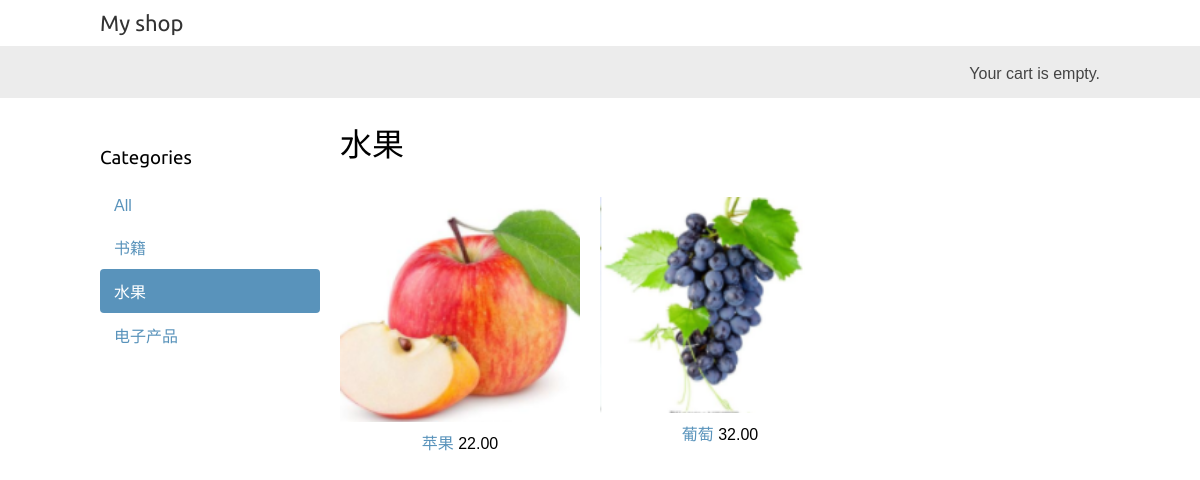
Page /2/ on the committed database.
### shop/models.py (models this page shows, shortened)
class Category(models.Model):
    name = models.CharField(max_length=200,db_index=True)
    slug = models.SlugField(max_length=200,db_index=True,unique=True)
    class Meta:
        ordering = ('name',)
        verbose_name = 'category'
        verbose_name_plural = 'categories'
    def get_absolute_url(self):
        return reverse('shop:product_list_by_category',args=[self.slug])

class Product(models.Model):
    category = models.ForeignKey(Category,related_name='products')
    name = models.CharField(max_length=200,db_index=True)
    slug = models.SlugField(max_length=200,db_index=True)
    image = models.ImageField(upload_to="products/%Y/%m/%d",blank=True)
    description = models.TextField(blank=True)
    price = models.DecimalField(max_digits=10,decimal_places=2)
    stock = models.PositiveIntegerField()
    available = models.BooleanField(default=True)
    created = models.DateTimeField(auto_now_add=True)
    updated = models.DateTimeField(auto_now=True)
    class Meta:
        ordering = ('name',)
        index_together = (('id','slug'),)
    def get_absolute_url(self):
        return reverse('shop:product_detail',args=[self.id,self.slug])

### shop/views.py (the view)
# urls.py: url(r'^(?P<category_slug>[-\w]+)/$',views.product_list,name='product_list_by_category'),
def product_list(request,category_slug=None):
    category = None
    categories = Category.objects.all()
    products = Product.objects.filter(available=True)
    if category_slug:
        category = get_object_or_404(Category,slug=category_slug)
        products = products.filter(category=category)
    return render(request,'shop/product/list.html',{'category':category,'categories':categories,'products':products})

### cart/cart.py (called while the page is built)
    def __len__(self):
        return sum(item['quantity'] for item in self.cart.values())

### cart/context_processors.py (called while the page is built)
def cart(request):
    return {'cart':Cart(request)}

### shop/templates/shop/product/list.html (shortened to what this page needs)
{% extends "shop/base.html" %}
{% load  static %}
{% block content %}
    <div id="sidebar">
        <h3>Categories</h3>
        <ul>
            <li {% if not category %}class="selected"{% endif %}>
                <a href="{% url "shop:product_list" %}">All</a>
            </li>
        {% for c in categories %}
            <li {% if category.slug == c.slug %}class="selected"{% endif %}>
                <a href="{{ c.get_absolute_url }}">{{ c.name }}</a>
            </li>
        {% endfor %}
        </ul>
    </div>
    <div id="main" class="product-list">
        <h1>{% if category %}{{ category.name }}{% else %}Products{% endif %}</h1>
        {% for product in products %}
            <div class="item">
                <a href="{{ product.get_absolute_url }}">
                    <img src="{% if product.image %}{{ product.image.url }}{% else %}
                    {% static "img/no_image.png" %}{% endif %}">
                </a>
                <a href="{{ product.get_absolute_url }}">
                    {{ product.name }}
                </a>
                {{ product.price }}
            </div>
        {% endfor %}
    </div>
{% endblock %}

### shop/static/css/base.css (style rules this page uses)
body { margin:0; padding:0; font-family:helvetica, sans-serif; }
h1, h2, h3, h4, h5 , h6 { font-family: 'Ubuntu', sans-serif; font-weight:normal; }
a { text-decoration:none; color:#5993bb; }
#sidebar { width:220px; padding:30px 20px 0 0; float:left; }
#sidebar ul { margin:0; padding:0; }
#sidebar ul li { margin:0; list-style:none; padding:10px 14px; }
#sidebar ul li a { display:block; }
#sidebar ul li.selected { background:#5993bb; border-radius:4px; }
#sidebar ul li.selected a { color:#fff; }
#main { float:left; width: 96%; margin-right:-220px; overflow:hidden; }
.product-list .item { width:25%; padding:10px 20px 10px 0; float:left; text-align:center; line-height:1.2; }
.product-list .item img { width:100%; margin-bottom:8px; }

### rows in the picture
Category: name "书籍"
Category: name "水果"
Category: name "电子产品"
Product: image (picture), name "苹果", price "22.00"
Product: image (picture), name "葡萄", price "32.00"
